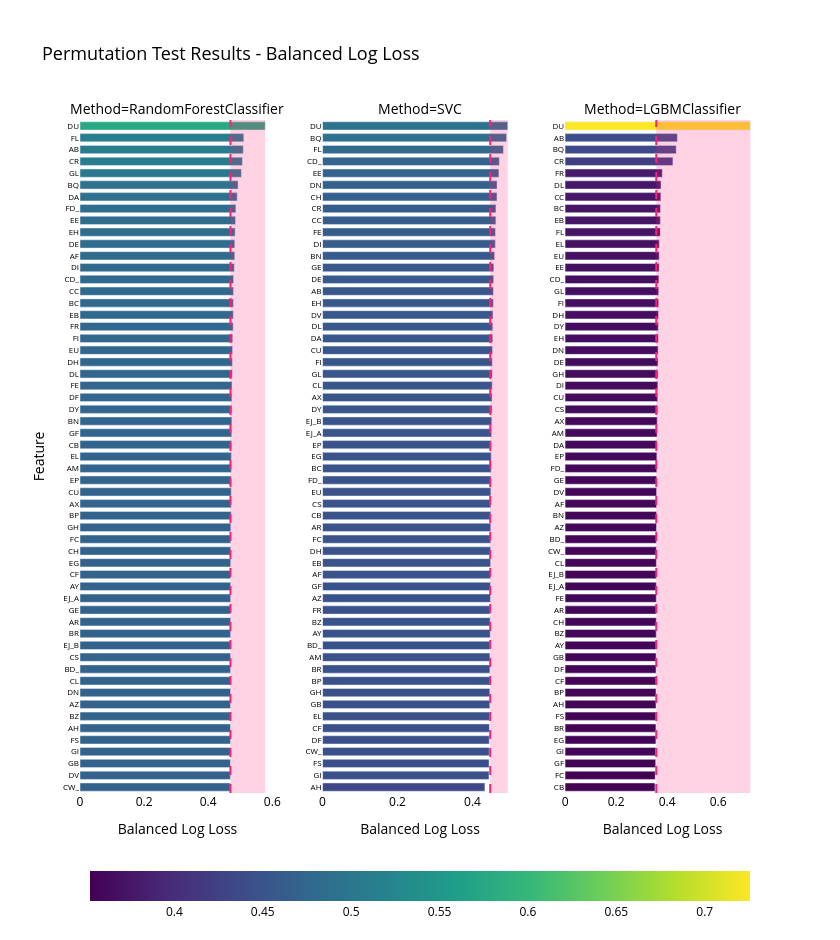

Notebook code cell kept with this figure:
### Markdown cell above
##### permutation-based feature importance analysis

This code performs a permutation-based feature importance analysis for classification models using a custom balanced log loss metric.

Purpose / Benefits:

- Helps identify which features are truly important for the model.

- Provides interpretability for your ML models.

- Works well with imbalanced datasets due to the balanced log loss.

- Can guide feature selection and data collection priorities.


We will perform the so-called permutation test to see when the balanced log loss metric is mostly sensitive while permuting samples in a certain feature.

### Code cell
# ----------------------------
# Imports
# ----------------------------
import numpy as np
import pandas as pd
from functools import partial
from collections import defaultdict
from sklearn.ensemble import RandomForestClassifier
from sklearn.svm import SVC
from lightgbm import LGBMClassifier
from sklearn.model_selection import StratifiedKFold
from sklearn.preprocessing import StandardScaler
from sklearn.pipeline import make_pipeline
import plotly.express as px

# ----------------------------
# Placeholder for preprocessing
# ----------------------------
# Replace this with your actual preprocessing pipeline
casual_preprocess = make_pipeline(
    SimpleImputer(strategy="median"),  # Fill NaNs with median
    StandardScaler()                   # Scale features
)

# ----------------------------
# Colors and theme
# ----------------------------
color_map = "viridis"
FONT_COLOR = "black"
BACKGROUND_COLOR = "white"

# ----------------------------
# Balanced log loss function
# ----------------------------
def balanced_log_loss(y_true, y_pred, eps=1e-15):
    """Balanced log loss for binary classification."""
    y_true = np.asarray(y_true).astype(int).ravel()
    y_pred = np.asarray(y_pred).ravel()

    N0, N1 = np.bincount(y_true)
    y0 = (y_true == 0).astype(int)
    y1 = (y_true == 1).astype(int)

    y_pred = np.clip(y_pred, eps, 1 - eps)
    p0 = np.log(1 - y_pred)
    p1 = np.log(y_pred)

    return -0.5 * (np.sum(y0 * p0) / N0 + np.sum(y1 * p1) / N1)

# ----------------------------
# Parameters
# ----------------------------
n_bags = 10
n_folds = 5
np.random.seed(42)
seeds = np.random.randint(0, 19937, size=n_bags)

# ----------------------------
# Classifiers
# ----------------------------
forest = RandomForestClassifier(class_weight="balanced", criterion="log_loss", random_state=42)
svc = SVC(class_weight="balanced", probability=True, random_state=42)
lgbm = LGBMClassifier(is_unbalance=True, random_state=42)

# ----------------------------
# Storage
# ----------------------------
original_loglosses = []
permutation_loglosses = pd.DataFrame()

# ----------------------------
# Loop over classifiers
# ----------------------------
for classifier in (forest, svc, lgbm):
    y_proba_original = np.zeros(len(y_train), dtype=np.float64)
    y_proba_shuffled = defaultdict(lambda: np.zeros(len(y_train), dtype=np.float64))

    for seed in seeds:
        skfold = StratifiedKFold(n_splits=n_folds, shuffle=True, random_state=seed)
        classifier.set_params(random_state=seed)

        for train_idx, valid_idx in skfold.split(X_train, y_train):
            X_tr, y_tr = X_train.iloc[train_idx], y_train.iloc[train_idx]
            X_val, y_val = X_train.iloc[valid_idx], y_train.iloc[valid_idx]

            # Preprocess
            X_tr_proc = casual_preprocess.fit_transform(X_tr)
            X_val_proc = casual_preprocess.transform(X_val)

            # Fit classifier
            classifier.fit(X_tr_proc, y_tr)
            y_proba_original[valid_idx] += classifier.predict_proba(X_val_proc)[:, 1]

            # Permutation
            for i, feature in enumerate(casual_preprocess.get_feature_names_out() if hasattr(casual_preprocess, 'get_feature_names_out') else X_train.columns):
                X_val_shuffled = X_val_proc.copy()
                X_val_shuffled[:, i] = np.random.permutation(X_val_shuffled[:, i])
                y_proba_shuffled[feature][valid_idx] += classifier.predict_proba(X_val_shuffled)[:, 1]

    # ----------------------------
    # Compute balanced log loss
    # ----------------------------
    classifier_name = classifier.__class__.__name__
    feature_names = list(y_proba_shuffled.keys())

    original_loglosses.append(balanced_log_loss(y_train, y_proba_original / n_bags))
    permutation_loglosses[classifier_name] = pd.Series(
        [balanced_log_loss(y_train, y_proba_shuffled[feat] / n_bags) for feat in feature_names],
        index=feature_names
    )

# ----------------------------
# Melt dataframe for Plotly
# ----------------------------
permutation_results_melted = (
    permutation_loglosses.melt(
        var_name="Method",
        value_name="Balanced Log Loss",
        ignore_index=False,
    )
    .reset_index()
    .rename(columns={"index": "Feature"})
    .round(4)
)

# ----------------------------
# Plot
# ----------------------------
fig = px.bar(
    permutation_results_melted,
    x="Balanced Log Loss",
    y="Feature",
    color="Balanced Log Loss",
    facet_col="Method",
    facet_col_spacing=0.07,
    height=940,
    width=840,
    color_continuous_scale=color_map,
    title="Permutation Test Results - Balanced Log Loss",
)
fig.update_annotations(font_size=14)
fig.update_traces(width=0.7)
fig.update_xaxes(matches=None)
fig.update_yaxes(
    matches=None,
    showticklabels=True,
    categoryorder="total ascending",
    tickfont_size=8,
)
fig.update_layout(
    font_color=FONT_COLOR,
    title_font_size=18,
    plot_bgcolor=BACKGROUND_COLOR,
    paper_bgcolor=BACKGROUND_COLOR,
    coloraxis_colorbar=dict(
        orientation="h",
        title_side="bottom",
        yanchor="bottom",
        xanchor="center",
        title=None,
        y=-0.2,
        x=0.5,
    ),
    margin_t=120,
)

# Add vertical lines for original logloss
for original_logloss, max_logloss, col in zip(original_loglosses, permutation_loglosses.max().tolist(), (1, 2, 3)):
    fig.add_vline(
        x=original_logloss,
        line_width=2,
        line_dash="dash",
        line_color="#FF2079",
        col=col,
    )
    fig.add_vrect(
        x0=original_logloss,
        x1=max_logloss,
        line_width=0,
        fillcolor="#FF2079",
        opacity=0.2,
        col=col,
    )

fig.show()

### Figure 1 — Plotly figure (JSON) as saved in the notebook; plotly's stock layout.template omitted (floating-point values rounded to 4 significant figures)
{"data": [{"hovertemplate": "Method=RandomForestClassifier<br>Balanced Log Loss=%{marker.color}<br>Feature=%{y}<extra></extra>", "legendgroup": "", "marker": {"color": [0.5094, 0.4828, 0.4696, 0.4722, 0.4701, 0.4718, 0.4702, 0.4697, 0.4785, 0.4699, 0.4738, 0.4717, 0.4932, 0.47, 0.4696, 0.4726, 0.4788, 0.4789, 0.4702, 0.4704, 0.4698, 0.5066, 0.4699, 0.4718, 0.4689, 0.4904, 0.4829, 0.4739, 0.4754, 0.4814, 0.4752, 0.4697, 0.5778, 0.4692, 0.4738, 0.4783, 0.4851, 0.4702, 0.484, 0.4722, 0.4718, 0.476, 0.4704, 0.4862, 0.4743, 0.4765, 0.511, 0.4779, 0.4695, 0.4693, 0.4701, 0.4733, 0.4706, 0.4694, 0.5035, 0.4701, 0.4699], "coloraxis": "coloraxis", "pattern": {"shape": ""}}, "name": "", "orientation": "h", "showlegend": false, "textposition": "auto", "type": "bar", "width": 0.7, "x": [0.5094, 0.4828, 0.4696, 0.4722, 0.4701, 0.4718, 0.4702, 0.4697, 0.4785, 0.4699, 0.4738, 0.4717, 0.4932, 0.47, 0.4696, 0.4726, 0.4788, 0.4789, 0.4702, 0.4704, 0.4698, 0.5066, 0.4699, 0.4718, 0.4689, 0.4904, 0.4829, 0.4739, 0.4754, 0.4814, 0.4752, 0.4697, 0.5778, 0.4692, 0.4738, 0.4783, 0.4851, 0.4702, 0.484, 0.4722, 0.4718, 0.476, 0.4704, 0.4862, 0.4743, 0.4765, 0.511, 0.4779, 0.4695, 0.4693, 0.4701, 0.4733, 0.4706, 0.4694, 0.5035, 0.4701, 0.4699], "xaxis": "x", "y": ["AB", "AF", "AH", "AM", "AR", "AX", "AY", "AZ", "BC", "BD_", "BN", "BP", "BQ", "BR", "BZ", "CB", "CC", "CD_", "CF", "CH", "CL", "CR", "CS", "CU", "CW_", "DA", "DE", "DF", "DH", "DI", "DL", "DN", "DU", "DV", "DY", "EB", "EE", "EG", "EH", "EL", "EP", "EU", "FC", "FD_", "FE", "FI", "FL", "FR", "FS", "GB", "GE", "GF", "GH", "GI", "GL", "EJ_A", "EJ_B"], "yaxis": "y"}, {"hovertemplate": "Method=SVC<br>Balanced Log Loss=%{marker.color}<br>Feature=%{y}<extra></extra>", "legendgroup": "", "marker": {"color": [0.4556, 0.4481, 0.433, 0.4466, 0.4487, 0.4521, 0.4471, 0.4478, 0.4498, 0.4467, 0.4589, 0.4465, 0.4907, 0.4465, 0.4471, 0.4488, 0.4623, 0.4714, 0.4451, 0.4652, 0.4525, 0.4624, 0.4489, 0.4532, 0.4447, 0.4539, 0.4563, 0.4448, 0.4483, 0.4608, 0.454, 0.4654, 0.4939, 0.4546, 0.452, 0.4481, 0.4703, 0.4498, 0.4555, 0.4457, 0.45, 0.449, 0.4485, 0.4494, 0.461, 0.4527, 0.4823, 0.4473, 0.4442, 0.4462, 0.4567, 0.4479, 0.4463, 0.4439, 0.4526, 0.4508, 0.4514], "coloraxis": "coloraxis", "pattern": {"shape": ""}}, "name": "", "orientation": "h", "showlegend": false, "textposition": "auto", "type": "bar", "width": 0.7, "x": [0.4556, 0.4481, 0.433, 0.4466, 0.4487, 0.4521, 0.4471, 0.4478, 0.4498, 0.4467, 0.4589, 0.4465, 0.4907, 0.4465, 0.4471, 0.4488, 0.4623, 0.4714, 0.4451, 0.4652, 0.4525, 0.4624, 0.4489, 0.4532, 0.4447, 0.4539, 0.4563, 0.4448, 0.4483, 0.4608, 0.454, 0.4654, 0.4939, 0.4546, 0.452, 0.4481, 0.4703, 0.4498, 0.4555, 0.4457, 0.45, 0.449, 0.4485, 0.4494, 0.461, 0.4527, 0.4823, 0.4473, 0.4442, 0.4462, 0.4567, 0.4479, 0.4463, 0.4439, 0.4526, 0.4508, 0.4514], "xaxis": "x2", "y": ["AB", "AF", "AH", "AM", "AR", "AX", "AY", "AZ", "BC", "BD_", "BN", "BP", "BQ", "BR", "BZ", "CB", "CC", "CD_", "CF", "CH", "CL", "CR", "CS", "CU", "CW_", "DA", "DE", "DF", "DH", "DI", "DL", "DN", "DU", "DV", "DY", "EB", "EE", "EG", "EH", "EL", "EP", "EU", "FC", "FD_", "FE", "FI", "FL", "FR", "FS", "GB", "GE", "GF", "GH", "GI", "GL", "EJ_A", "EJ_B"], "yaxis": "y2"}, {"hovertemplate": "Method=LGBMClassifier<br>Balanced Log Loss=%{marker.color}<br>Feature=%{y}<extra></extra>", "legendgroup": "", "marker": {"color": [0.4399, 0.3587, 0.3563, 0.3607, 0.3574, 0.3611, 0.357, 0.3583, 0.3736, 0.3578, 0.3586, 0.3563, 0.4354, 0.3561, 0.3572, 0.3523, 0.3752, 0.3675, 0.3563, 0.3573, 0.3577, 0.4225, 0.3628, 0.3629, 0.3577, 0.3603, 0.3642, 0.3565, 0.3659, 0.3636, 0.3758, 0.3645, 0.7256, 0.3587, 0.3653, 0.3733, 0.3684, 0.356, 0.365, 0.3691, 0.3598, 0.3689, 0.3533, 0.3595, 0.3574, 0.3666, 0.373, 0.3809, 0.3561, 0.3566, 0.3589, 0.3551, 0.3639, 0.3553, 0.3669, 0.3574, 0.3575], "coloraxis": "coloraxis", "pattern": {"shape": ""}}, "name": "", "orientation": "h", "showlegend": false, "textposition": "auto", "type": "bar", "width": 0.7, "x": [0.4399, 0.3587, 0.3563, 0.3607, 0.3574, 0.3611, 0.357, 0.3583, 0.3736, 0.3578, 0.3586, 0.3563, 0.4354, 0.3561, 0.3572, 0.3523, 0.3752, 0.3675, 0.3563, 0.3573, 0.3577, 0.4225, 0.3628, 0.3629, 0.3577, 0.3603, 0.3642, 0.3565, 0.3659, 0.3636, 0.3758, 0.3645, 0.7256, 0.3587, 0.3653, 0.3733, 0.3684, 0.356, 0.365, 0.3691, 0.3598, 0.3689, 0.3533, 0.3595, 0.3574, 0.3666, 0.373, 0.3809, 0.3561, 0.3566, 0.3589, 0.3551, 0.3639, 0.3553, 0.3669, 0.3574, 0.3575], "xaxis": "x3", "y": ["AB", "AF", "AH", "AM", "AR", "AX", "AY", "AZ", "BC", "BD_", "BN", "BP", "BQ", "BR", "BZ", "CB", "CC", "CD_", "CF", "CH", "CL", "CR", "CS", "CU", "CW_", "DA", "DE", "DF", "DH", "DI", "DL", "DN", "DU", "DV", "DY", "EB", "EE", "EG", "EH", "EL", "EP", "EU", "FC", "FD_", "FE", "FI", "FL", "FR", "FS", "GB", "GE", "GF", "GH", "GI", "GL", "EJ_A", "EJ_B"], "yaxis": "y3"}], "layout": {"annotations": [{"font": {"size": 14}, "showarrow": false, "text": "Method=RandomForestClassifier", "x": 0.1433, "xanchor": "center", "xref": "paper", "y": 1, "yanchor": "bottom", "yref": "paper"}, {"font": {"size": 14}, "showarrow": false, "text": "Method=SVC", "x": 0.5, "xanchor": "center", "xref": "paper", "y": 1, "yanchor": "bottom", "yref": "paper"}, {"font": {"size": 14}, "showarrow": false, "text": "Method=LGBMClassifier", "x": 0.8567, "xanchor": "center", "xref": "paper", "y": 1, "yanchor": "bottom", "yref": "paper"}], "barmode": "relative", "coloraxis": {"colorbar": {"orientation": "h", "title": {}, "x": 0.5, "xanchor": "center", "y": -0.2, "yanchor": "bottom"}, "colorscale": [[0, "#440154"], [0.1111, "#482878"], [0.2222, "#3e4989"], [0.3333, "#31688e"], [0.4444, "#26828e"], [0.5556, "#1f9e89"], [0.6667, "#35b779"], [0.7778, "#6ece58"], [0.8889, "#b5de2b"], [1, "#fde725"]]}, "font": {"color": "black"}, "height": 940, "legend": {"tracegroupgap": 0}, "margin": {"t": 120}, "paper_bgcolor": "white", "plot_bgcolor": "white", "shapes": [{"line": {"color": "#FF2079", "dash": "dash", "width": 2}, "type": "line", "x0": 0.4694, "x1": 0.4694, "xref": "x", "y0": 0, "y1": 1, "yref": "y domain"}, {"fillcolor": "#FF2079", "line": {"width": 0}, "opacity": 0.2, "type": "rect", "x0": 0.4694, "x1": 0.5778, "xref": "x", "y0": 0, "y1": 1, "yref": "y domain"}, {"line": {"color": "#FF2079", "dash": "dash", "width": 2}, "type": "line", "x0": 0.4472, "x1": 0.4472, "xref": "x2", "y0": 0, "y1": 1, "yref": "y2 domain"}, {"fillcolor": "#FF2079", "line": {"width": 0}, "opacity": 0.2, "type": "rect", "x0": 0.4472, "x1": 0.4939, "xref": "x2", "y0": 0, "y1": 1, "yref": "y2 domain"}, {"line": {"color": "#FF2079", "dash": "dash", "width": 2}, "type": "line", "x0": 0.3574, "x1": 0.3574, "xref": "x3", "y0": 0, "y1": 1, "yref": "y3 domain"}, {"fillcolor": "#FF2079", "line": {"width": 0}, "opacity": 0.2, "type": "rect", "x0": 0.3574, "x1": 0.7256, "xref": "x3", "y0": 0, "y1": 1, "yref": "y3 domain"}], "title": {"font": {"size": 18}, "text": "Permutation Test Results - Balanced Log Loss"}, "width": 840, "xaxis": {"anchor": "y", "domain": [0, 0.2867], "title": {"text": "Balanced Log Loss"}}, "xaxis2": {"anchor": "y2", "domain": [0.3567, 0.6433], "title": {"text": "Balanced Log Loss"}}, "xaxis3": {"anchor": "y3", "domain": [0.7133, 1.0], "title": {"text": "Balanced Log Loss"}}, "yaxis": {"anchor": "x", "categoryorder": "total ascending", "domain": [0, 1], "showticklabels": true, "tickfont": {"size": 8}, "title": {"text": "Feature"}}, "yaxis2": {"anchor": "x2", "categoryorder": "total ascending", "domain": [0, 1], "showticklabels": true, "tickfont": {"size": 8}}, "yaxis3": {"anchor": "x3", "categoryorder": "total ascending", "domain": [0, 1], "showticklabels": true, "tickfont": {"size": 8}}}}
